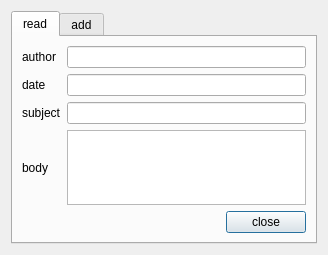
<ui version="4.0" >
 <class>News</class>
 <widget class="QDialog" name="News" >
  <property name="geometry" >
   <rect>
    <x>0</x>
    <y>0</y>
    <width>328</width>
    <height>255</height>
   </rect>
  </property>
  <property name="windowTitle" >
   <string>news</string>
  </property>
  <layout class="QGridLayout" >
   <item row="0" column="0" >
    <layout class="QVBoxLayout" >
     <item>
      <widget class="QTabWidget" name="newsBox" >
       <property name="currentIndex" >
        <number>0</number>
       </property>
       <widget class="QWidget" name="tab" >
        <attribute name="title" >
         <string>read</string>
        </attribute>
        <attribute name="icon" >
         <iconset>../images/newspaper_go.png</iconset>
        </attribute>
        <layout class="QGridLayout" >
         <item row="0" column="0" >
          <layout class="QGridLayout" >
           <item row="2" column="0" >
            <widget class="QLabel" name="label" >
             <property name="text" >
              <string>subject</string>
             </property>
            </widget>
           </item>
           <item row="3" column="0" >
            <widget class="QLabel" name="label_2" >
             <property name="text" >
              <string>body</string>
             </property>
            </widget>
           </item>
           <item row="0" column="0" >
            <widget class="QLabel" name="label_3" >
             <property name="text" >
              <string>author</string>
             </property>
            </widget>
           </item>
           <item row="0" column="1" >
            <widget class="QLineEdit" name="readAuthor" >
             <property name="readOnly" >
              <bool>true</bool>
             </property>
            </widget>
           </item>
           <item row="2" column="1" >
            <widget class="QLineEdit" name="readSubject" >
             <property name="readOnly" >
              <bool>true</bool>
             </property>
            </widget>
           </item>
           <item row="3" column="1" >
            <widget class="QTextEdit" name="readBody" >
             <property name="readOnly" >
              <bool>true</bool>
             </property>
            </widget>
           </item>
           <item row="4" column="0" colspan="2" >
            <layout class="QHBoxLayout" >
             <item>
              <spacer>
               <property name="orientation" >
                <enum>Qt::Horizontal</enum>
               </property>
               <property name="sizeHint" >
                <size>
                 <width>40</width>
                 <height>20</height>
                </size>
               </property>
              </spacer>
             </item>
             <item>
              <widget class="QPushButton" name="readClose" >
               <property name="text" >
                <string>close</string>
               </property>
              </widget>
             </item>
            </layout>
           </item>
           <item row="1" column="0" >
            <widget class="QLabel" name="label_6" >
             <property name="text" >
              <string>date</string>
             </property>
            </widget>
           </item>
           <item row="1" column="1" >
            <widget class="QLineEdit" name="readDate" >
             <property name="readOnly" >
              <bool>true</bool>
             </property>
            </widget>
           </item>
          </layout>
         </item>
        </layout>
       </widget>
       <widget class="QWidget" name="tab_2" >
        <attribute name="title" >
         <string>add</string>
        </attribute>
        <attribute name="icon" >
         <iconset>../images/newspaper_add.png</iconset>
        </attribute>
        <layout class="QGridLayout" >
         <item row="0" column="0" >
          <layout class="QGridLayout" >
           <item row="0" column="0" >
            <widget class="QLabel" name="label_4" >
             <property name="text" >
              <string>subject</string>
             </property>
            </widget>
           </item>
           <item row="1" column="0" >
            <widget class="QLabel" name="label_5" >
             <property name="text" >
              <string>body</string>
             </property>
            </widget>
           </item>
           <item row="1" column="1" >
            <widget class="QTextEdit" name="addBody" />
           </item>
           <item row="0" column="1" >
            <widget class="QLineEdit" name="addSubject" />
           </item>
           <item row="2" column="0" colspan="2" >
            <layout class="QHBoxLayout" >
             <item>
              <spacer>
               <property name="orientation" >
                <enum>Qt::Horizontal</enum>
               </property>
               <property name="sizeHint" >
                <size>
                 <width>40</width>
                 <height>20</height>
                </size>
               </property>
              </spacer>
             </item>
             <item>
              <widget class="QPushButton" name="addOk" >
               <property name="text" >
                <string>ok</string>
               </property>
              </widget>
             </item>
             <item>
              <widget class="QPushButton" name="addCancel" >
               <property name="text" >
                <string>cancel</string>
               </property>
              </widget>
             </item>
            </layout>
           </item>
          </layout>
         </item>
        </layout>
       </widget>
      </widget>
     </item>
    </layout>
   </item>
  </layout>
 </widget>
 <tabstops>
  <tabstop>newsBox</tabstop>
  <tabstop>readAuthor</tabstop>
  <tabstop>readDate</tabstop>
  <tabstop>readSubject</tabstop>
  <tabstop>readBody</tabstop>
  <tabstop>readClose</tabstop>
  <tabstop>addSubject</tabstop>
  <tabstop>addBody</tabstop>
  <tabstop>addOk</tabstop>
  <tabstop>addCancel</tabstop>
 </tabstops>
 <resources/>
 <connections/>
</ui>
